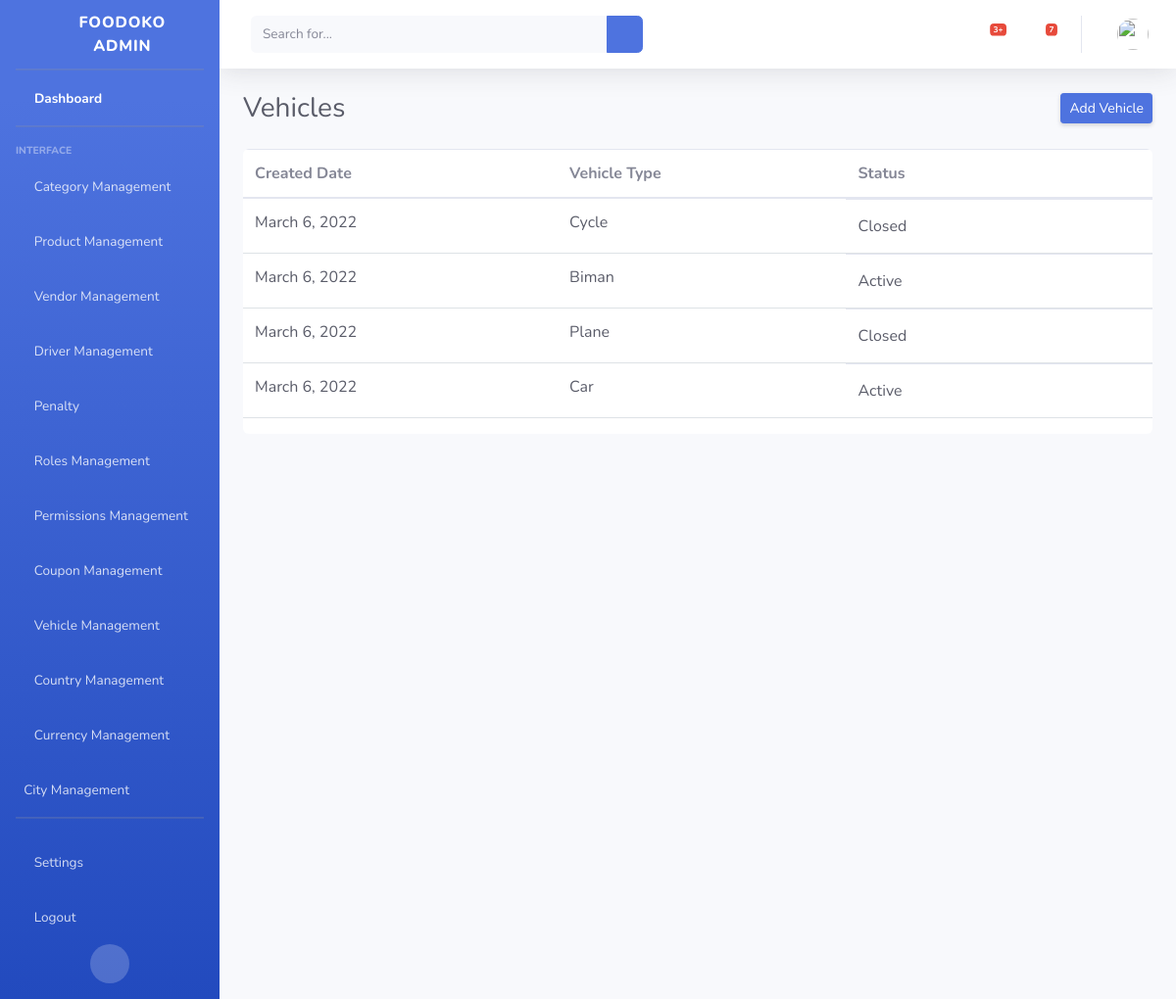
The page /adminpanel/vehicles/ on the database its author committed.
### Dashboard/models.py (models this page shows, shortened)
class Vehicle(models.Model):
    STATUS_CHOICE = (
        ("Active", "Active"),
        ("Closed", "Closed")
    )
    created_at = models.DateField(default=date.today)
    vehicle_type = models.CharField(max_length=255)
    status = models.CharField(
        max_length=255,
        choices=STATUS_CHOICE
    )
    class Meta:
        ordering = ["-id"]

### Dashboard/views.py (the view)
# urls.py: path("vehicles/", VehicleTypes.as_view(), name="vehicleView"),
class VehicleTypes(View):
    template_name = "vehicles/vehicles.html"
    def get(self, request):
        vehicles = Vehicle.objects.all()
        args = {
            "vehicles": vehicles,
        }
        return render(request, self.template_name, args)

### Dashboard/templates/vehicles/vehicles.html (shortened to what this page needs)
{% load static %}
{% include 'base.html' %}
<body id="page-top">
    <div id="wrapper">
        {% include 'admin-sidebar.html' %}
        <div id="content-wrapper" class="d-flex flex-column">
            <div id="content">
               {% include 'admin-nav.html' %}
                <div class="container-fluid">
                    <div class="d-sm-flex align-items-center justify-content-between mb-4">
                        <h1 class="h3 mb-0 text-gray-800">Vehicles</h1>
                        <a href="{% url 'addVehicle' %}" class="d-none d-sm-inline-block btn btn-sm btn-primary shadow-sm">Add Vehicle</a>
                    </div>
                    <div class="main____dept____table table-responsive">
                        <table class="table">
                          <thead class="table_____head">
                            <tr>
                              <th scope="col">Created Date</th>
                              <th scope="col">Vehicle Type</th>
                              <th scope="col">Status</th>
                            </tr>
                          </thead>
                          <tbody class="catgory__table">
                        {% if vehicles %}
                        {% for v in vehicles %}
                            <tr>
                              <td class="category__data"><a href="#" class="w-100 d-flex text-dark category__name">{{ v.created_at }}</a></td>
                              <td class="category__data"><a href="#" class="w-100 d-flex text-dark category__name">{{ v.vehicle_type }}</a></td>
                              <td class="d-flex align-items-center">
                                <a href="#" class="w-100 d-flex text-dark">{{ v.status }}</a>
                                <form method="POST" action="{% url 'delete_vehicle' %}">
                                  <button class="border-0 bg-white" type="submit"><i class="fas fa-times-circle cross____icon"></i></button>
                                </form>
                                <a href="{% url 'editVehicle' v.id %}" class="border-0 bg-white" type="submit"><i class="fas fa-edit cross____icon"></i></a>
                              </td>
                            </tr>
                            {% endfor %}
                          {% endif %}
                          </tbody>
                        </table>
                      </div>
                </div>
            </div>
        </div>
    </div>
</body>

### static/admin-css/azim.css (style rules this page uses)
.main____dept____table { background: #fff; border-radius: 6px; }
.cross____icon { font-size: 25px; transition: 0.2s all ease-in-out; }

### rows shown on the page
Vehicle: created_at "March 6, 2022", vehicle_type "Cycle", status "Closed"
Vehicle: created_at "March 6, 2022", vehicle_type "Biman", status "Active"
Vehicle: created_at "March 6, 2022", vehicle_type "Plane", status "Closed"
Vehicle: created_at "March 6, 2022", vehicle_type "Car", status "Active"
